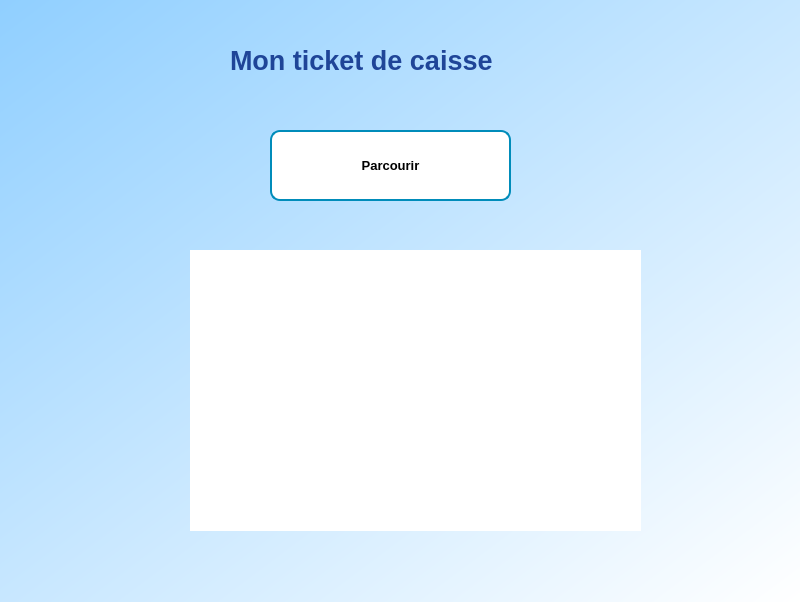
<?xml version="1.0" encoding="UTF-8"?>
<ui version="4.0">
 <class>MainWindow</class>
 <widget class="QMainWindow" name="MainWindow">
  <property name="geometry">
   <rect>
    <x>0</x>
    <y>0</y>
    <width>800</width>
    <height>602</height>
   </rect>
  </property>
  <property name="windowTitle">
   <string>MainWindow</string>
  </property>
  <property name="styleSheet">
   <string notr="true">QWidget#chocolat{
background-color: qlineargradient(spread:pad, x1:0, y1:0, x2:1, y2:1, stop:0 rgba(144, 207, 255, 255), stop:1 rgba(255, 255, 255, 255));
}

QPushButton {
  background-color: white; 
  color: black; 
  border: 2px solid #008CBA;
  font-size:13px;
  font-weight:bold;
  border-radius: 10px;
}
QPushButton:hover {
  background-color: #008CBA;
  color: white;
}

QPlainTextEdit{
  border-radius: 20px;
}

QLabel{
color: rgb(31, 69, 152);
}
</string>
  </property>
  <widget class="QWidget" name="chocolat">
   <widget class="QPushButton" name="browse_button">
    <property name="geometry">
     <rect>
      <x>270</x>
      <y>130</y>
      <width>241</width>
      <height>71</height>
     </rect>
    </property>
    <property name="font">
     <font>
      <pointsize>-1</pointsize>
      <weight>75</weight>
      <bold>true</bold>
     </font>
    </property>
    <property name="text">
     <string>Parcourir</string>
    </property>
   </widget>
   <widget class="QLabel" name="label">
    <property name="geometry">
     <rect>
      <x>230</x>
      <y>0</y>
      <width>411</width>
      <height>121</height>
     </rect>
    </property>
    <property name="font">
     <font>
      <pointsize>20</pointsize>
      <weight>75</weight>
      <bold>true</bold>
     </font>
    </property>
    <property name="text">
     <string>Mon ticket de caisse</string>
    </property>
   </widget>
   <widget class="QPlainTextEdit" name="output_text">
    <property name="geometry">
     <rect>
      <x>190</x>
      <y>250</y>
      <width>451</width>
      <height>281</height>
     </rect>
    </property>
    <property name="font">
     <font>
      <pointsize>20</pointsize>
     </font>
    </property>
    <property name="plainText">
     <string/>
    </property>
   </widget>
  </widget>
 </widget>
 <resources/>
 <connections/>
</ui>
